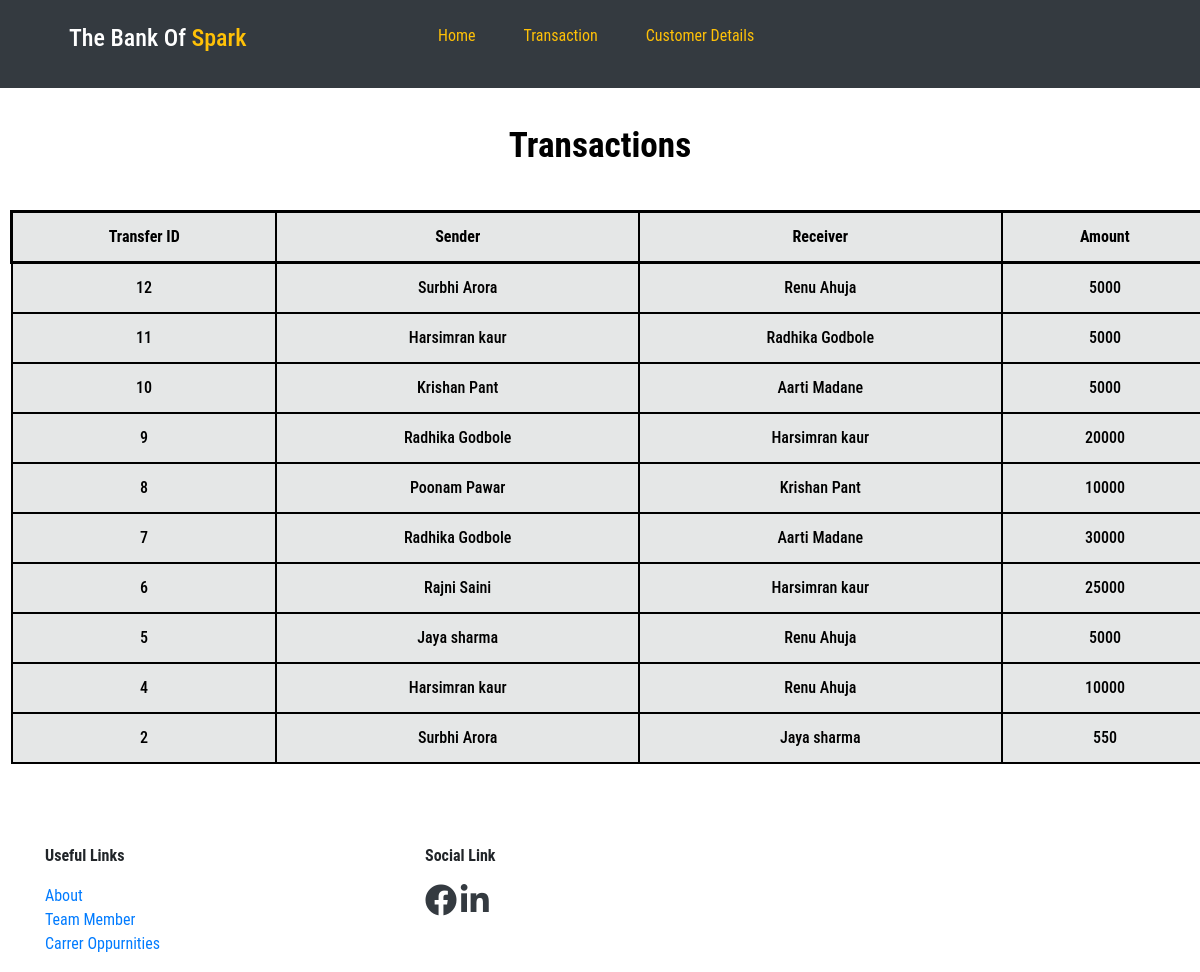
The page /transferrecords.php on the database its author committed.
### tables this page shows
CREATE TABLE `transfer` (
  `transfer_id` int(11) NOT NULL,
  `sender` text NOT NULL,
  `receiver` text NOT NULL,
  `amount` int(11) NOT NULL
);

### transferrecords.php (the view, shortened to what this page needs)
<?php
    $con = mysqli_connect("localhost", "root", "", "bank");
?>
<!DOCTYPE html>
<html lang="en">
<head>
    <link rel="stylesheet" href="https://maxcdn.bootstrapcdn.com/bootstrap/4.5.2/css/bootstrap.min.css">
    <link rel="stylesheet" href="https://pro.fontawesome.com/releases/v5.10.0/css/all.css"/>
    <link rel="stylesheet" href="index.css">
</head>
<body style="background-color: #fff" onload="loader()">
<section class="section1  bg-dark">
        <div class="container">
            <div class="row p-4">
                <div class="col-md-3">
                    <a class="text-decoration-none" href="Arpit.html"><h4 class="text-white">The Bank Of <span class="text-warning">Spark</span></h4></a>
                </div>
                <div class="col-md-8">
                    <div class="navigation">
                        <ul class="list-unstyled d-flex  ml-5 pl-5">
                            <li><a class="text-decoration-none text-warning" href=".\index.php">Home</a></li>
                            <li><a class="text-decoration-none ml-5 text-warning" href=".\transferrecords.php">Transaction</a></li>
                            <li><a class="text-decoration-none ml-5 text-warning" href=".\viewcustomers.php">Customer Details</a></li>
                        </ul>
                    </div>
                </div>
                <div class="col-md-1">
                </div>
            </div>
        </div>
    </section>
<div class="usertable">
    <h3 class="font-weight-bold"style="text-align:center;color:black;font-family: 'Roboto Condensed', sans-serif;font-size:2.2em;padding:3%;">Transactions</h3>
    <table id="myTable" class="table table-hover">
          <tr style="border: 3px solid black;">
            <th style="background-color: #aaaeaf4d;border-color: black;color: black">Transfer ID</th>
            <th style="background-color: #aaaeaf4d;border-color: black;color: black">Sender</th>
            <th style="background-color: #aaaeaf4d;border-color: black;color: black">Receiver</th>
            <th style="background-color: #aaaeaf4d;border-color: black;color: black">Amount</th>
          </tr>
          <?php
        $sql = "SELECT * FROM `transfer` ORDER BY transfer_id DESC LIMIT 10";
        $result = mysqli_query($con, $sql);
        while($row = mysqli_fetch_assoc($result)){
            echo "<tr>";
            echo "<form method ='post' action = 'customer.php'>";
            echo "<td style='background-color: #aaaeaf4d;border-color: black;color: black'>". $row['transfer_id'] . "</td>
            <td style='background-color: #aaaeaf4d;border-color: black;color: black'>". $row['sender'] . "</td>
            <td style='background-color: #aaaeaf4d;border-color: black;color: black'>". $row['receiver'] . "</td>
            <td style='background-color: #aaaeaf4d;border-color: black;color: black'>". $row['amount'] . "</td>";
            echo "</form>";
         echo  "</tr>";
        }
        ?>
    </table>
</div>
<br><br>
</body>
<section class="section3">
        <div class="container">
            <div class="row mt-3">
                <div class="col-md-4">
                    <p class="font-weight-bolder">Useful Links</p>
                    <ul class="list-unstyled d-inline-block">
                        <li>
                            <a class="text-decoration-none href="#">About</a><br>
                            <a class="text-decoration-none href="#">Team Member</a><br>
                            <a class="text-decoration-none href="#">Carrer Oppurnities</a><br>
                        </li>
                    </ul>
                </div>
                <div class="col-md-4">
                    <p><b>Social Link</b></p>
                    <a href="#"><i class="fab fa-facebook fa-2x text-dark"></i></a>
                    <a href="#"><i class="fab fa-linkedin-in fa-2x text-dark"></i></a>
                </div>
                <div class="col-md-4">
                </div>
            </div>
        </div>
    </section>
</html>

### index.css (style rules this page uses)
* { font-family:'Roboto Condensed', sans-serif; }
table { border:2px solid #800000; width:99%; margin:2px 10px; font-weight: 500; }
table tr td { border:2px solid #800000; padding:1.5% 3%; text-align: center; justify-content: center; }
table tr th { border:2px solid #800000; padding:1.5% 3%; color:#800000; background-color: #fff; text-align: center; justify-content: center; }

### rows shown on the page
transfer: transfer_id "12", sender "Surbhi Arora", receiver "Renu Ahuja", amount "5000"
transfer: transfer_id "11", sender "Harsimran kaur", receiver "Radhika Godbole", amount "5000"
transfer: transfer_id "10", sender "Krishan Pant", receiver "Aarti Madane", amount "5000"
transfer: transfer_id "9", sender "Radhika Godbole", receiver "Harsimran kaur", amount "20000"
transfer: transfer_id "8", sender "Poonam Pawar", receiver "Krishan Pant", amount "10000"
transfer: transfer_id "7", sender "Radhika Godbole", receiver "Aarti Madane", amount "30000"
transfer: transfer_id "6", sender "Rajni Saini", receiver "Harsimran kaur", amount "25000"
transfer: transfer_id "5", sender "Jaya sharma", receiver "Renu Ahuja", amount "5000"
transfer: transfer_id "4", sender "Harsimran kaur", receiver "Renu Ahuja", amount "10000"
transfer: transfer_id "2", sender "Surbhi Arora", receiver "Jaya sharma", amount "550"
